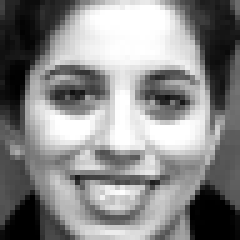
#> input picture signal lab07/happyCK.png, 48 x 48 px (shown 5 times larger)
$ python tcv.py
#> lines starting #> are read from the running program, lines starting #| are printed output that depends on the picture
import cv2
import matplotlib.pyplot as plt


# Load the image
image = cv2.imread('happyCK.png')
#> image is the input picture: shape (48, 48, 3); min 0, max 255, mean 137

# Apply a filter (e.g., Gaussian blur) to the image
filtered_image = cv2.GaussianBlur(image, (15, 15), 0)
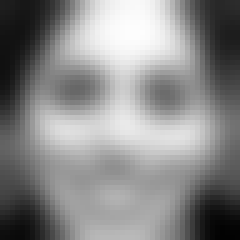
#> filtered_image: shape (48, 48, 3) (shown 5 times larger); min 2, max 253, mean 137
print(filtered_image)
#> (printed output is left out)
# [5 lines of commented-out code are left out]
plt.imshow(filtered_image)
plt.show()

$ run again, with signal lab07/ALL.png copied over signal lab07/happyCK.png
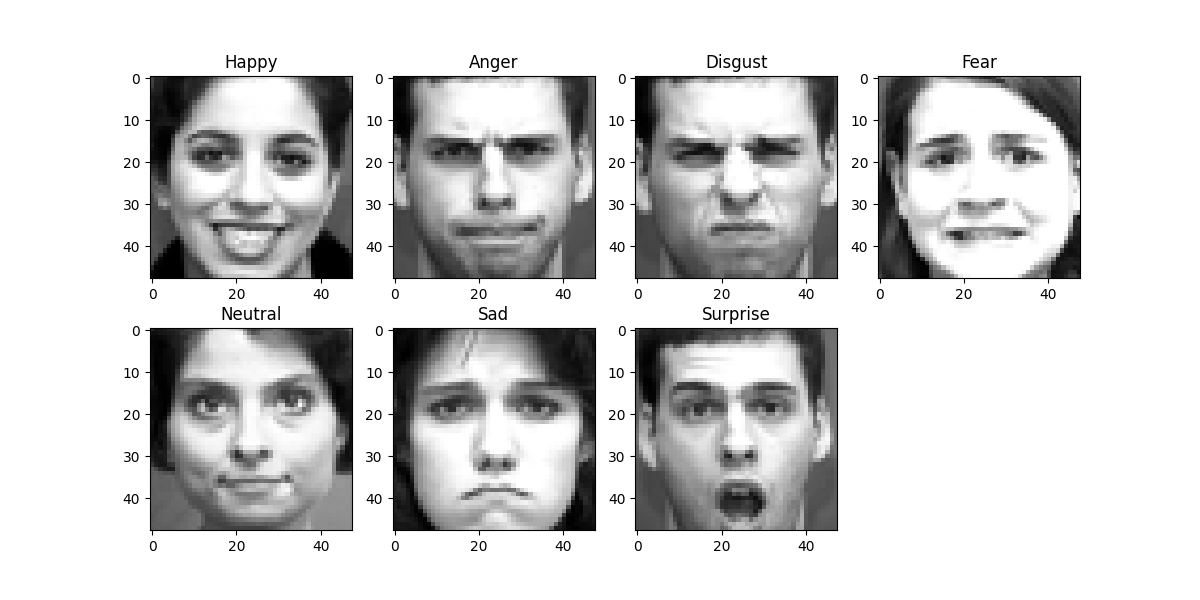
#> input picture signal lab07/ALL.png, 1200 x 600 px
#> image is the input picture: shape (600, 1200, 3); min 0, max 255, mean 209.6
#> `filtered_image = cv2.GaussianBlur(image, (15, 15), 0)`:
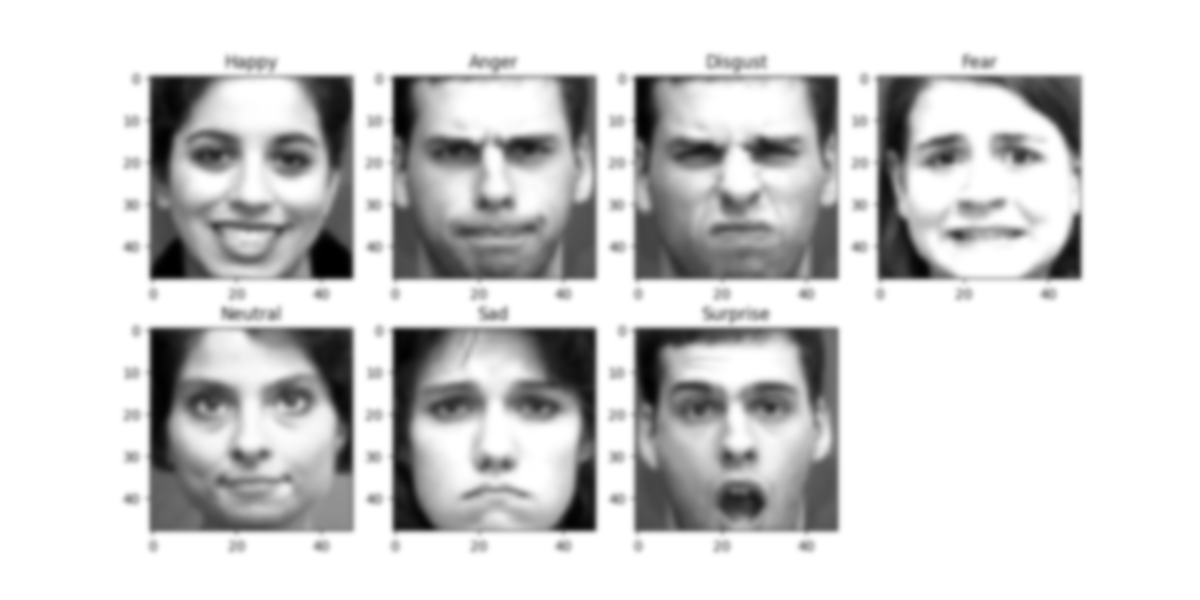
#> filtered_image: shape (600, 1200, 3); min 0, max 255, mean 209.7
#> (printed output is left out)
